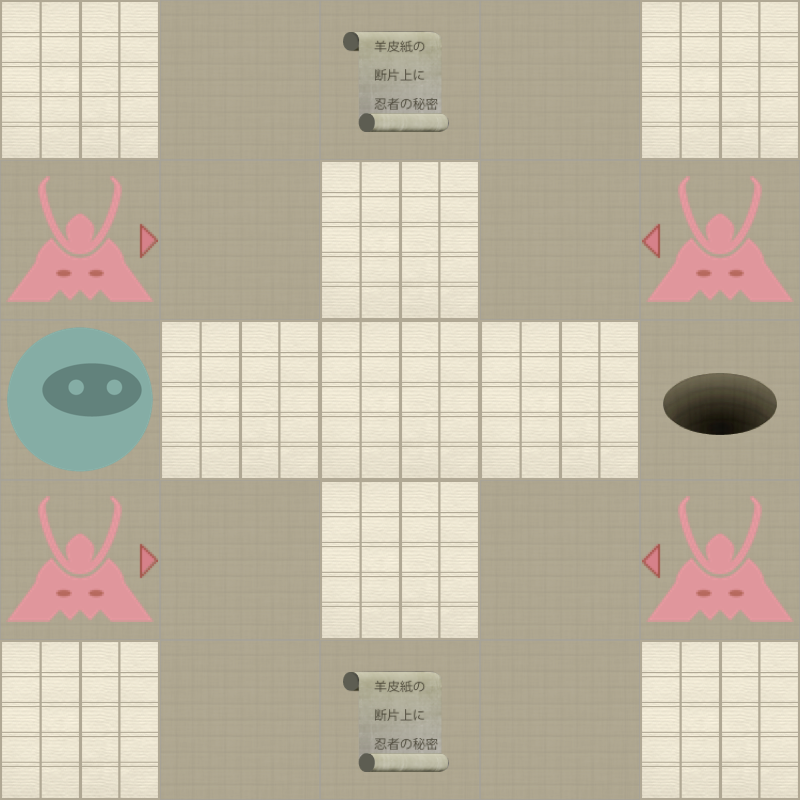

This is a level from a 2D game, rendered from its Tiled map with the project's own tilesets. A one-line summary and the map file follow, with tile-layer data summarised:
An orthogonal 5x5 tile map with 160x160 px tiles, 2 tile layers (Level, Actors).

<map version="1.0" orientation="orthogonal" width="5" height="5" tilewidth="160" tileheight="160">
 <properties>
  <property name="moves" value="8" />
 </properties>
 <tileset firstgid="1" name="tiles" tilewidth="160" tileheight="160" spacing="2" margin="2">
  <image source="tiles-ipadhd.png" width="1024" height="1024" />
  <tile id="0">
   <properties>
    <property name="actor" value="exit" />
   </properties>
  </tile>
  <tile id="2">
   <properties>
    <property name="actor" value="guard" />
    <property name="direction" value="down" />
   </properties>
  </tile>
  <tile id="3">
   <properties>
    <property name="actor" value="guard" />
    <property name="direction" value="left" />
   </properties>
  </tile>
  <tile id="4">
   <properties>
    <property name="actor" value="guard" />
    <property name="direction" value="right" />
   </properties>
  </tile>
  <tile id="5">
   <properties>
    <property name="actor" value="guard" />
    <property name="direction" value="up" />
   </properties>
  </tile>
  <tile id="7">
   <properties>
    <property name="actor" value="player" />
   </properties>
  </tile>
  <tile id="8">
   <properties>
    <property name="actor" value="scroll" />
   </properties>
  </tile>
  <tile id="9">
   <properties>
    <property name="wall" value="1" />
   </properties>
  </tile>
 </tileset>
 <layer name="Level" width="5" height="5">
  <data>[25 cells, 25 non-empty, 2 distinct tile ids]</data>
 </layer>
 <layer name="Actors" width="5" height="5">
  <data>[25 cells, 8 non-empty, 5 distinct tile ids]</data>
 </layer>
</map>
